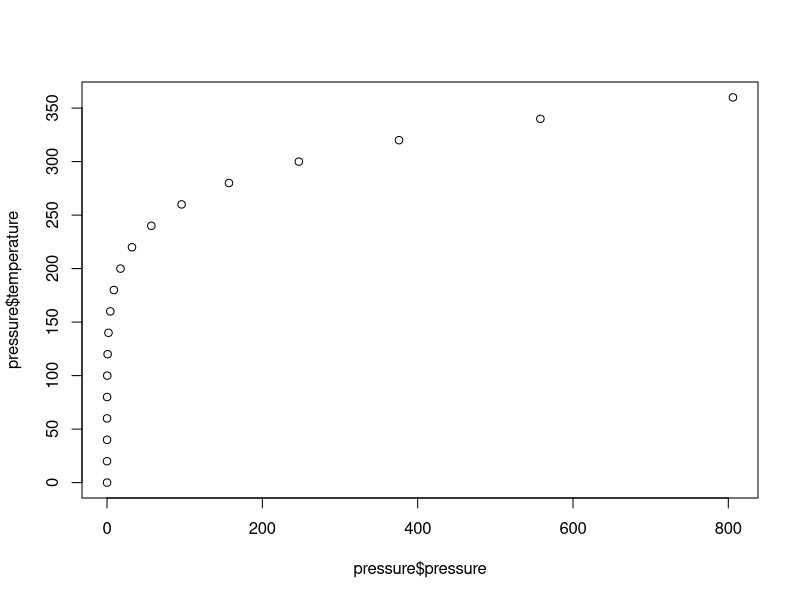
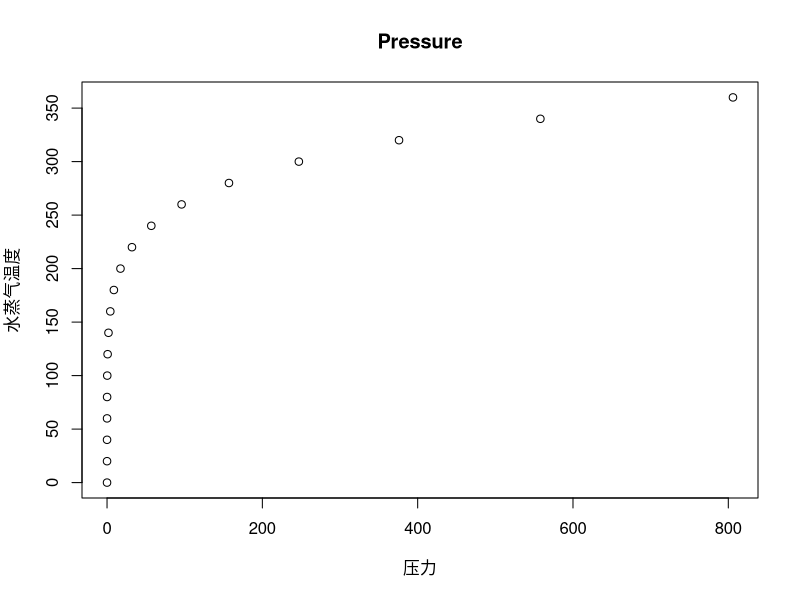
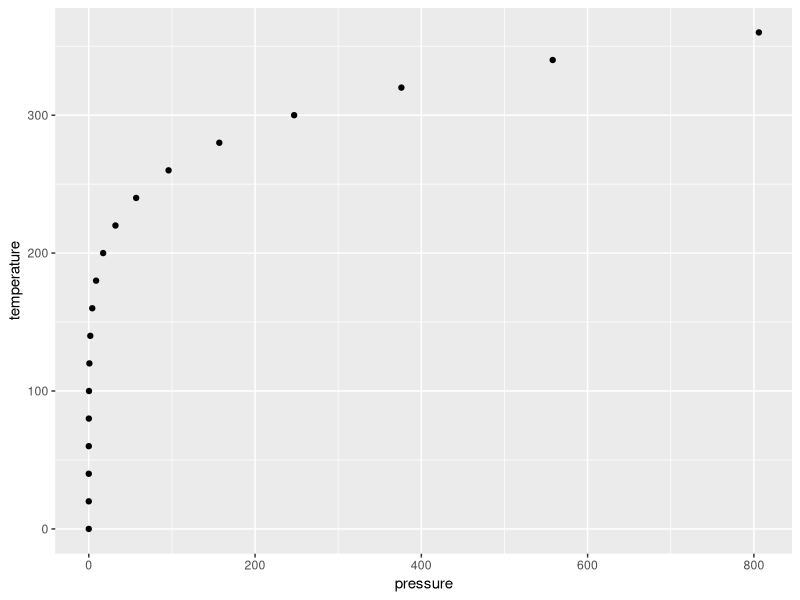
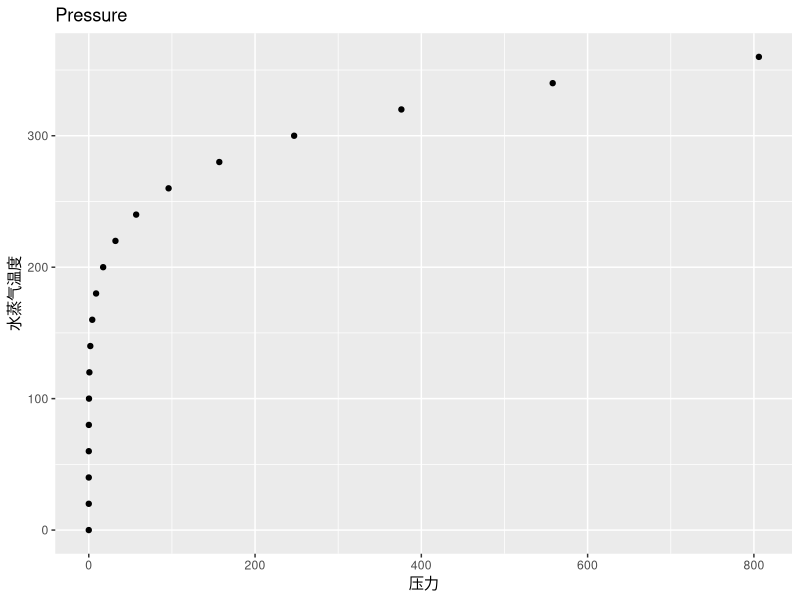
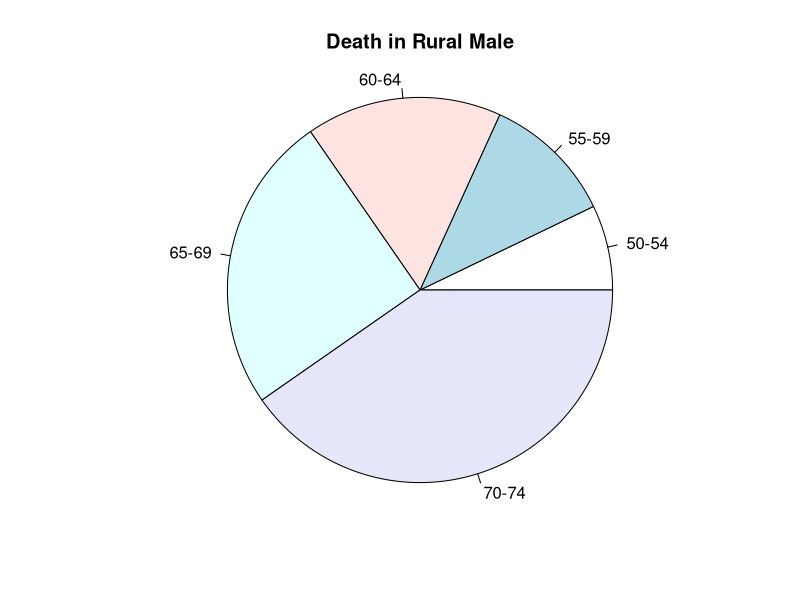
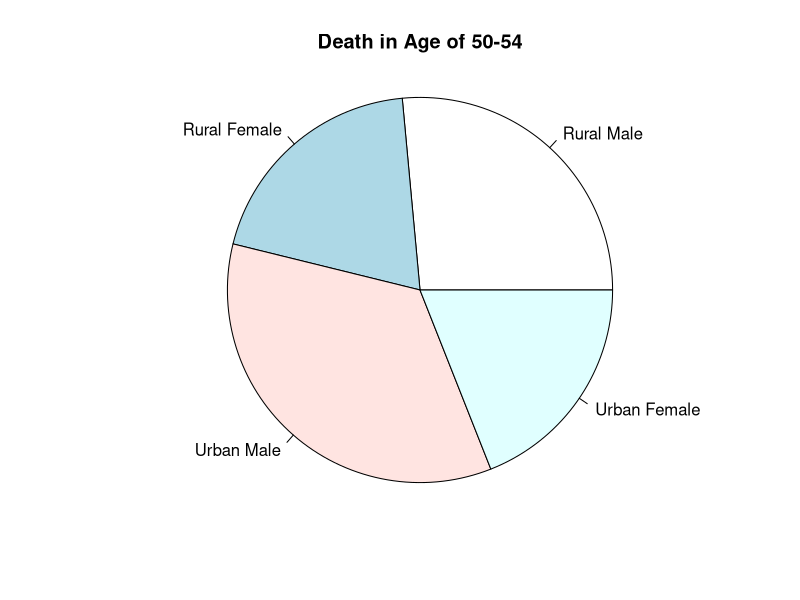
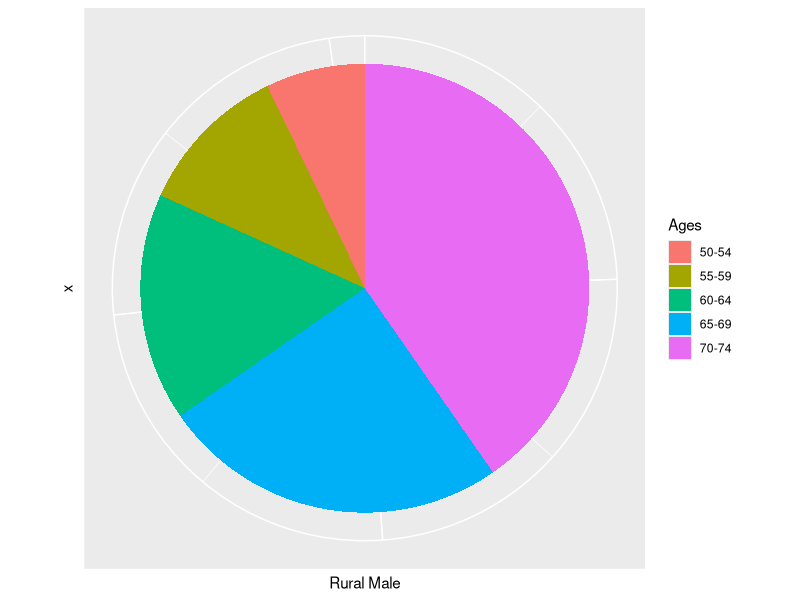
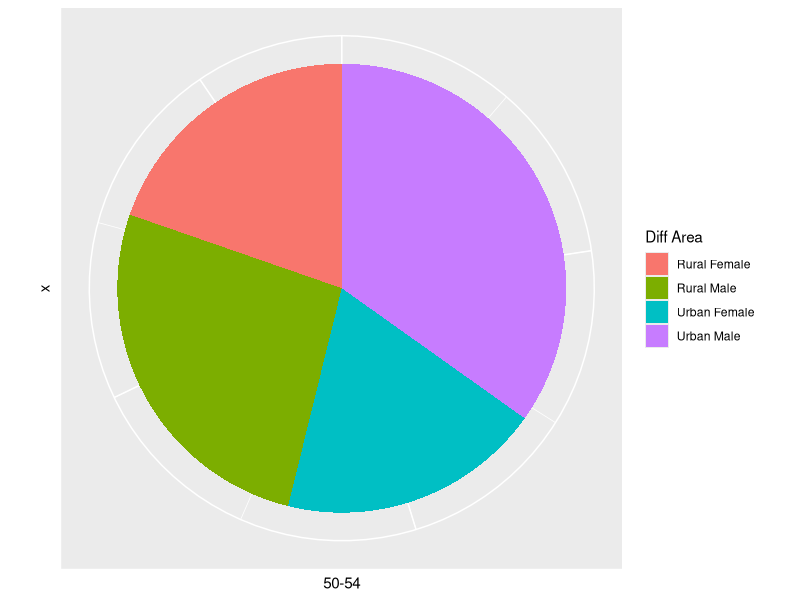

Here is the R script that generated these plots, in order:
library(ggplot2)
# problem 1
## graphics

plot(pressure$pressure, pressure$temperature)

plot(pressure$pressure, pressure$temperature, main = "Pressure", 
     xlab = "压力", ylab = "水蒸气温度")


## ggplot2
ggplot(pressure, aes(pressure, temperature))+geom_point()
ggplot(pressure, aes(pressure, temperature))+labs(title = "Pressure")+
        xlab("压力")+ylab("水蒸气温度")+geom_point()

# problem 2
## graphics
pie(VADeaths[,"Rural Male"], radius = 1, main = "Death in Rural Male")
pie(VADeaths[1,],radius = 1, main = "Death in Age of 50-54")

## ggplot2
VADeaths <- as.data.frame(VADeaths)
bp1<- ggplot(VADeaths, aes(x="", y=`Rural Male`, 
                        fill=rownames(VADeaths)))+
        geom_bar(width = 1, stat = "identity")
pie1 <- bp1 + coord_polar("y", start=0)+labs(fill = "Ages")

pie1+theme(axis.text = element_blank()) + 
        theme(axis.ticks = element_blank()) 

VADeaths2 <- as.data.frame(t(VADeaths))
bp2 <- ggplot(VADeaths2, aes(x="", y=`50-54`, 
                        fill=rownames(VADeaths2)))+
        geom_bar(width = 1, stat = "identity")
pie2 <- bp2 + coord_polar("y", start=0)+labs(fill = "Diff Area")

pie2+theme(axis.text = element_blank()) + 
        theme(axis.ticks = element_blank()) 

# problem 3
data1 <- data.frame("效果"=c(rep("无效",42), 
                        rep("好转", 14), rep("治愈", 28)))
data2 <- c(42, 14, 28)
names(data2) <- c("无效", "好转", "治愈")
## graphics
barplot(data2, space = 0.5, col = c("red","green","blue"))
## ggplot2
ggplot(data1, aes(效果))+geom_bar(aes(fill=效果))


# problem 4
## graphics
# 4.1
hist(mtcars$mpg)
# 4.2
hist(mtcars$mpg,breaks = 12, col = "blue", border = "red")
# 4.3
dotchart(mtcars$mpg,labels = row.names(mtcars))

# 4.4
x<-mtcars[order(mtcars$mpg),]
x$cyl<-factor(x$cyl)
x$color[x$cyl==4]<-"red"
x$color[x$cyl==6]<-"blue"
x$color[x$cyl==8]<-"darkgreen"
dotchart(x$mpg,labels=row.names(x),groups=x$cyl,gcolor="black",color=x$color)


## ggplot2
ggplot(mtcars, aes(mpg))+geom_histogram(bins = 12)

ggplot(mtcars, aes(mpg))+
        geom_histogram(bins = 12, color ="red",fill="#4169E1")
ggplot(mtcars, aes(x=mpg,y = row.names(mtcars)))+
        geom_point()+theme(axis.title.y = element_blank())
ggplot(mtcars, aes(x=mpg,y = row.names(mtcars), color = as.factor(cyl)))+
        geom_point()+theme(axis.title.y = element_blank())


# problem 5
## graphics
coplot(Sepal.Length~Sepal.Width | Petal.Length * Petal.Width,data = iris)

## ggplot2
ggplot(iris, aes(Sepal.Length, Sepal.Width))+geom_point() +
        facet_grid(. ~ Species)

ggplot(iris, aes(Petal.Length, Petal.Width))+geom_point() +
        facet_grid(. ~ Species)

